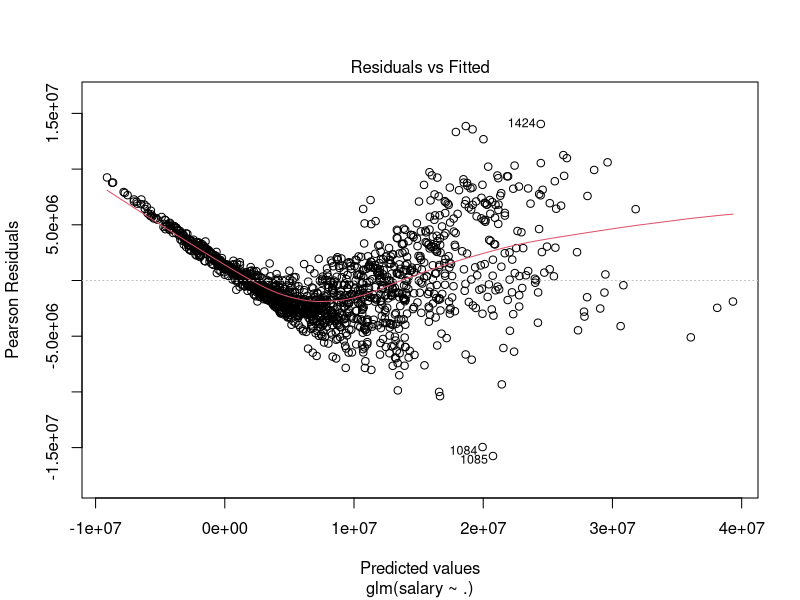
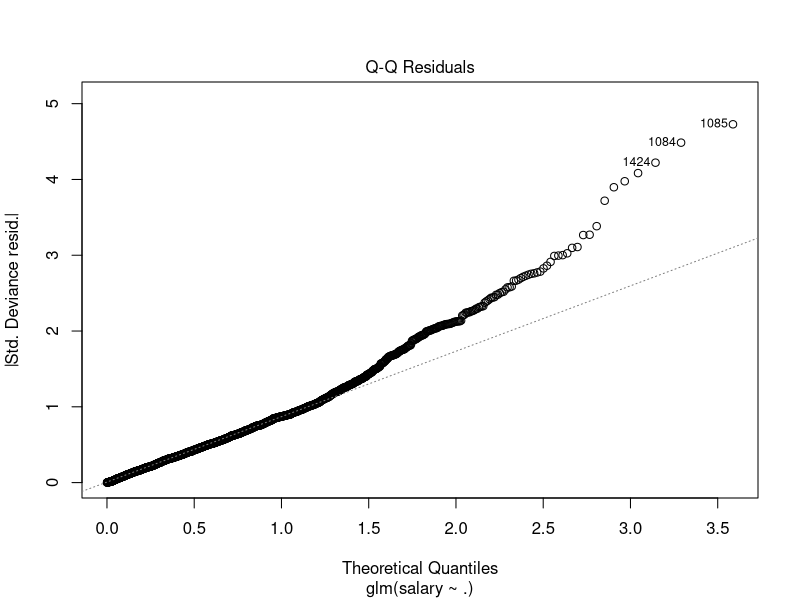
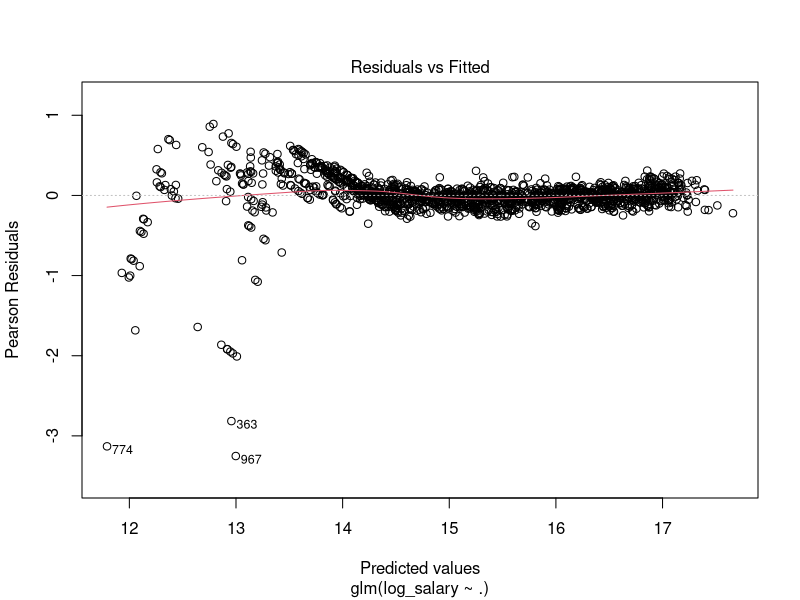
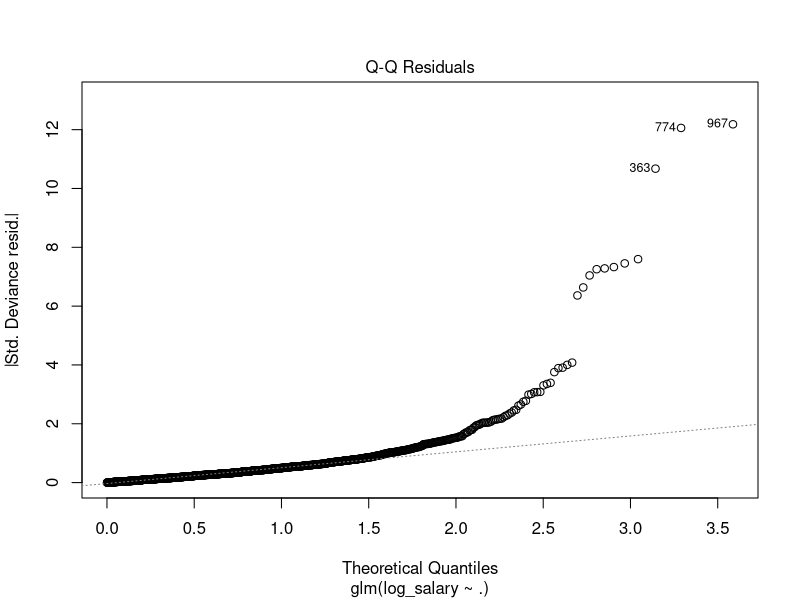
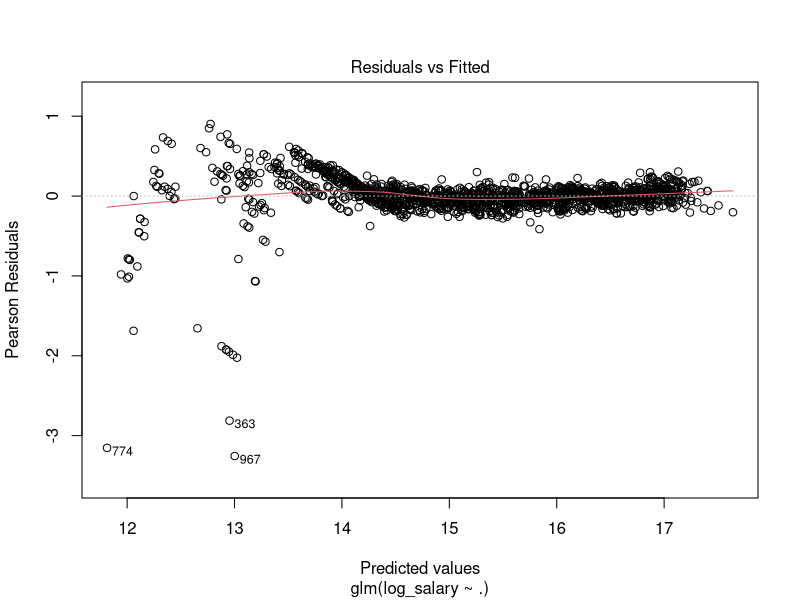
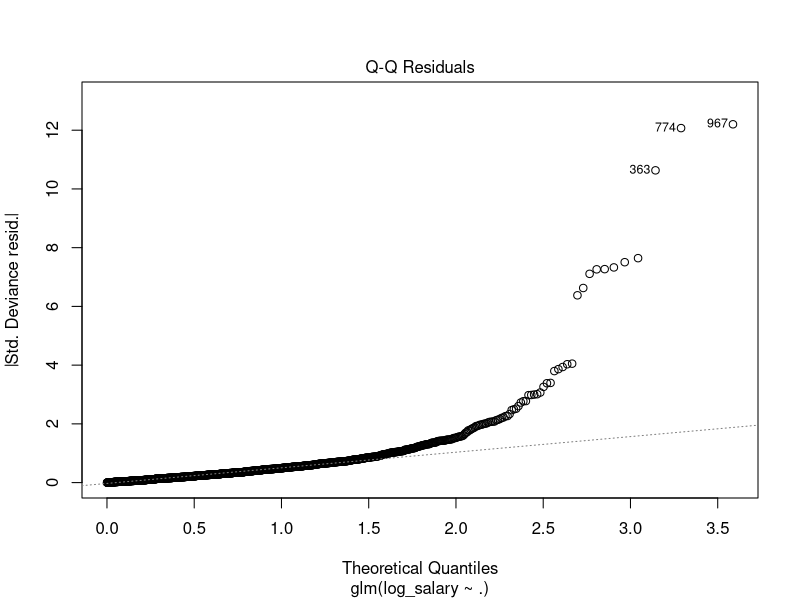
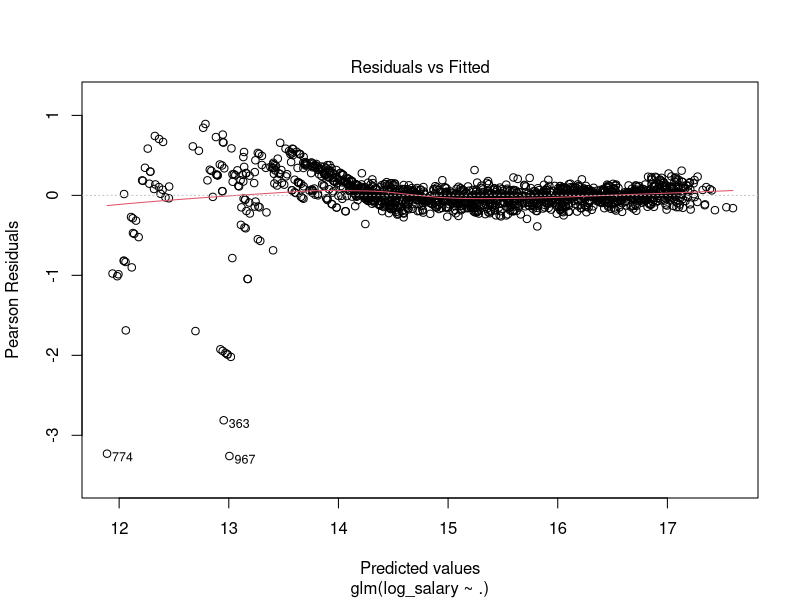
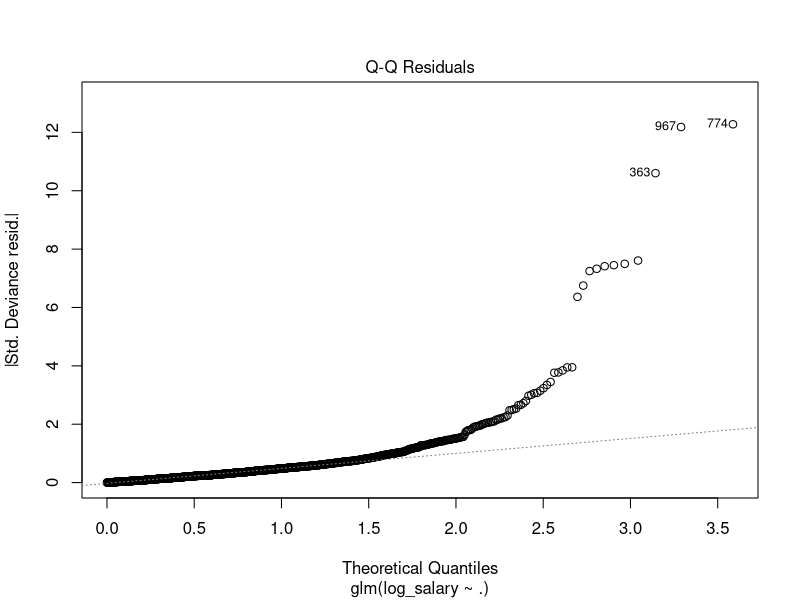

Recreate these plots in R, in order.
## ---- chunk 1
knitr::opts_chunk$set(echo = TRUE)
## ---- chunk 2
library(tidyverse)
## ---- chunk 3
# players <- read_csv("../data/players.csv")
# stats.36 <- read_csv("../data/PlayerStatisticsPer36Min.csv")
# stats.100 <- read_csv("../data/PlayerStatisticsPer100Poss.csv")
# stats.g <- read_csv("../data/PlayerStatisticsPerGame.csv")
# # salary <- read_csv("../data/salaries_1985to2018.csv")
# salary2 <- read_csv("../data/nba-salaries.csv")
## ---- chunk 4
# stats.g <- stats.g %>%
#   mutate(name = str_replace(Player, "\\*", ""))
# stats.g <- stats.g %>%
#   mutate(key = str_c(name, as.character(year), sep = ""))
# salary2 <- salary2 %>%
#   mutate(key = str_c(name, as.character(season), sep = ""))
## ---- chunk 5
# final.data <- players %>%
#   inner_join(salary2, by = "name") %>%
#   inner_join(stats.g, by = "key") %>%
#   select(-key) %>%
#   filter(year >= 2017)
# 
# write_csv(final.data, "../data/final_data.csv")

bdata.raw <- read_csv("../data/final_data.csv")
## ---- chunk 6
bdata.raw <- read_csv("../data/final_data.csv")
# displaying null values in each column
bdata.raw %>%
  map_dbl(~sum(is.na(.))) %>%
  unname() ->
na.dbl

na.cols <- data.frame("variable" = colnames(bdata.raw),
                      "null.count" = na.dbl)

na.cols %>%
  filter(null.count > 0)

# parsing numbers from difficult columns
bdata.raw$career_FG3_P <- parse_number(as.character(bdata.raw$`career_FG3%`))
bdata.raw$career_FG_P <- parse_number(as.character(bdata.raw$`career_FG%`))
bdata.raw$career_FT_P <- parse_number(as.character(bdata.raw$`career_FT%`))
# cleaning height
heights <- str_split(bdata.raw$height, "\\-")
heights.df <- t(data.frame(heights))
heights.int <- as.integer(heights.df[,1]) * 12 + as.integer(heights.df[,2])
bdata.raw$height <- heights.int

bdata.raw %>%
  mutate(draft_pick = parse_number(draft_pick),
         draft_round = parse_number(draft_round),
         shoots_right = ifelse(str_detect(shoots, "Right"),1,0),
         weight = parse_number(weight),
         Pos = as.factor(Pos)) %>%
  rename(career_eFG_P = `career_eFG%`,
         FG_P = `FG%`,
         THREEP_P = `3P%`,
         THREEP = `3P`,
         THREEP_A = `3PA`,
         TWOP_P = `2P%`,
         TWOP = `2P`,
         TWOP_A = `2PA`,
         eFG_P = `eFG%`,
         FT_P = `FT%`) %>%
  select(-birthDate, -birthPlace, -college, -draft_team, -highSchool, -name.x,
         -position.x, -position.y, -team, -Player, -name.y, -season, -Tm,
         -`career_FG3%`, -`career_FG%`, -`career_FT%`, -shoots) %>%
  na.omit() ->
bdata.clean

bdata.clean %>%
  select(-`_id`) ->
bdata.model
## ---- chunk 7
ols.init <- glm(salary ~ ., data = bdata.model)

summary(ols.init)

plot(ols.init, which = 1)

plot(ols.init, which = 2)
## ---- chunk 8
# library(klaR)
library(car)

# cond.index(ols.init, bdata.model)

vif(ols.init)
## ---- chunk 9
bdata.model %>%
  mutate(log_salary = log(salary)) -> 
bdata.log

bdata.log$salary <- NULL
## ---- chunk 10
ols.log <- glm(log_salary ~ ., data = bdata.log)

summary(ols.log)

plot(ols.log, which = c(1, 2))

# cond.index(ols.log, bdata.log)

vif(ols.log)
## ---- chunk 11
vifs <- data.frame(vif(ols.log))

vifs %>%
  filter(GVIF > 1000) ->
vif.1000

drop.vars <- c(rownames(vif.1000))

bdata.log %>%
  select(-drop.vars) ->
bdata.log2
## ---- chunk 12
ols.log2 <- glm(log_salary ~ ., data = bdata.log2)

summary(ols.log2)

plot(ols.log2, which = c(1, 2))

vif(ols.log2)
## ---- chunk 13
vifs2 <- data.frame(vif(ols.log2))

vifs2 %>%
  filter(GVIF > 50) ->
vif.50

drop.vars <- c(rownames(vif.50))

bdata.log2 %>%
  select(-drop.vars) ->
bdata.log3
## ---- chunk 14
ols.log3 <- glm(log_salary ~ ., data = bdata.log3)

summary(ols.log3)

plot(ols.log3, which = c(1, 2))

vif(ols.log3)
## ---- chunk 15
vifs3 <- data.frame(vif(ols.log3))

vifs3 %>%
  filter(GVIF > 20) ->
vif.20

drop.vars <- c(rownames(vif.20))

bdata.log3 %>%
  select(-drop.vars) ->
bdata.log4
## ---- chunk 16
ols.log4 <- glm(log_salary ~ ., data = bdata.log4)

summary(ols.log4)

plot(ols.log4, which = c(1, 2))

vif(ols.log4)
## ---- chunk 17
vifs4 <- data.frame(vif(ols.log4))

vifs4 %>%
  filter(`vif.ols.log4.` > 12) ->
vif.12

drop.vars <- c(rownames(vif.12))

bdata.log4 %>%
  select(-drop.vars) ->
bdata.log5
## ---- chunk 18
ols.log5 <- glm(log_salary ~ ., data = bdata.log5)

# summary(ols.log5)

plot(ols.log5, which = c(1, 2))

vif(ols.log5)
## ---- chunk 19
fit.large <- glm(log_salary ~ ., data = bdata.log)

fit.small <- glm(log_salary ~ 1, data = bdata.log)

fit.step <- step(fit.large, fit.small)
## ---- chunk 20
vars.vif <- names(vif(ols.log5))
                  
vars.step <- names(fit.step$coefficients)[-1]

vars.step
map(vars.step, function(.) . %in% vars.vif)

summary(ols.log5)

vars.step
summary(fit.step)
## ---- chunk 21
fit.piecewise = lm(log_salary ~ . + I((year-2013) * (year>2013)), data = bdata.log)

summary(fit.piecewise)

plot(fit.piecewise, which = c(1, 2))
